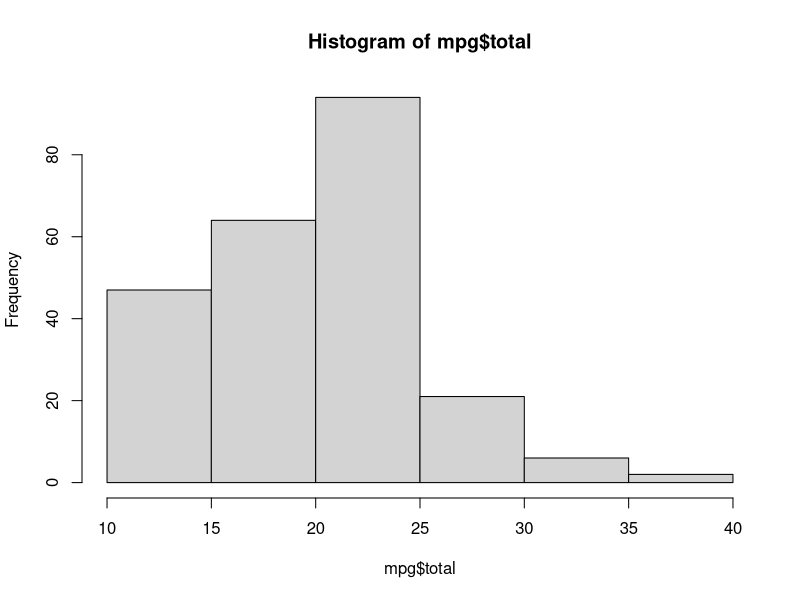
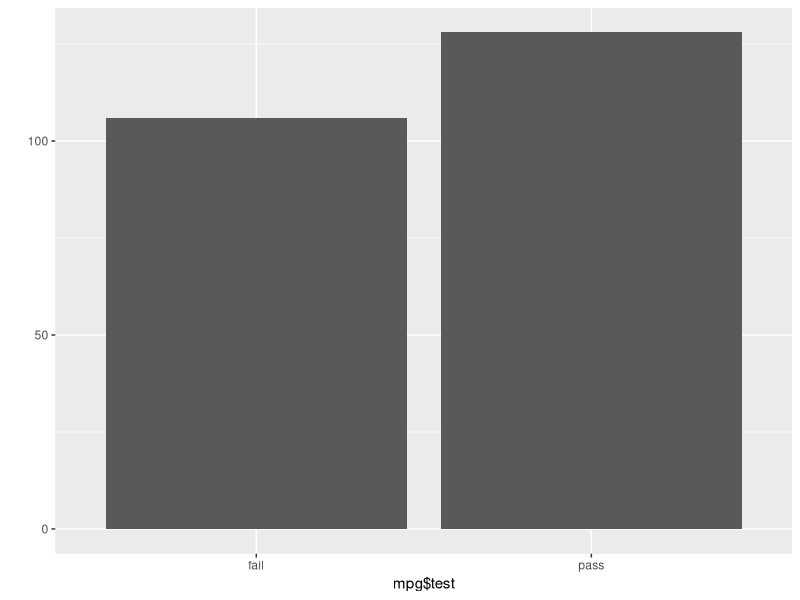
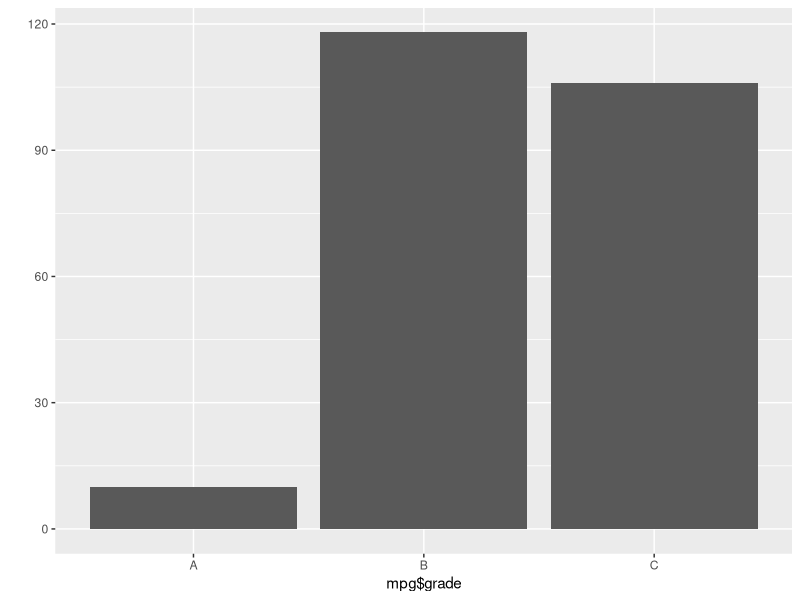

The R script that drew these images, in order:
library(ggplot2)

mpg$total <- (mpg$cty + mpg$hwy) / 2 

mean(mpg$total)

summary(mpg$total)
hist(mpg$total)     # hist() 함수. 히스토그램 그려줌. 히스토그램과 막대 그래프이 차이 생각해보기!

mpg$test <- ifelse(mpg$total>=20,"pass","fail")

head(mpg,20)

table(mpg$test)  # table()함수. 변수가 각각 몇개 있는지 출력
qplot(mpg$test)  # mpg$test의 막대 그래프 생성

mpg$grade <- ifelse(mpg$total >= 30, "A",ifelse(mpg$total>=20 & mpg$total<=29,"B","C")) #ifelse() 시험 나온다!! 잘 알아두자.

head(mpg)

table(mpg$grade)
qplot(mpg$grade)

# ifelse 중복문!!!
mpg$grade <- ifelse(mpg$total>=30,"A",ifelse(mpg$total>=25 & mpg$total < 30,"B",ifelse(mpg$total >= 20&mpg$total<25,"C","D")))
head(mpg)
table(mpg$grade)
